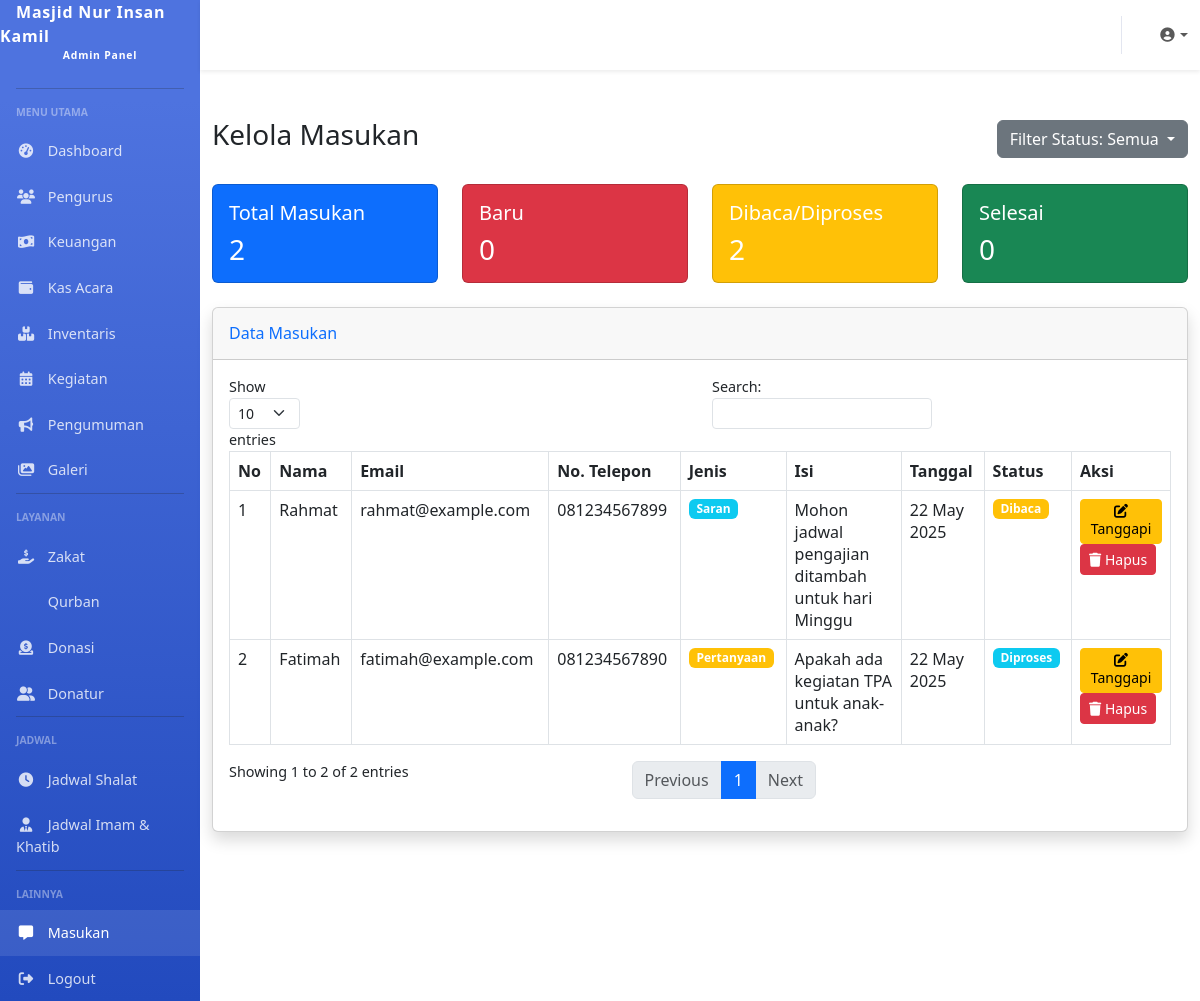
/admin/masukan.php (signed in), run on the app's committed database.
### tables this page shows
CREATE TABLE `settings` (
  `id` int(11) NOT NULL,
  `nama_masjid` varchar(100) NOT NULL DEFAULT 'Masjid Nur Insan Kamil',
  `alamat` text DEFAULT NULL,
  `no_telepon` varchar(20) DEFAULT NULL,
  `email` varchar(100) DEFAULT NULL,
  `logo` varchar(255) DEFAULT NULL,
  `deskripsi` text DEFAULT NULL,
  `rekening_bank` text DEFAULT NULL,
  `qris_image` varchar(255) DEFAULT NULL,
  `visi` text DEFAULT NULL,
  `misi` text DEFAULT NULL,
  `sejarah` text DEFAULT NULL,
  `created_at` timestamp NOT NULL DEFAULT current_timestamp(),
  `updated_at` timestamp NOT NULL DEFAULT current_timestamp() ON UPDATE current_timestamp()
);

CREATE TABLE `masukan` (
  `id` int(11) NOT NULL,
  `nama` varchar(100) NOT NULL,
  `email` varchar(100) DEFAULT NULL,
  `no_telepon` varchar(20) DEFAULT NULL,
  `jenis` enum('kritik','saran','pertanyaan','lainnya') NOT NULL,
  `isi` text NOT NULL,
  `status` enum('baru','dibaca','diproses','selesai') DEFAULT 'baru',
  `tanggapan` text DEFAULT NULL,
  `created_at` timestamp NOT NULL DEFAULT current_timestamp(),
  `updated_at` timestamp NOT NULL DEFAULT current_timestamp() ON UPDATE current_timestamp()
);

### config/database.php (called while the page is built, shortened)
<?php
function getConnection() {
    $conn = new mysqli(DB_HOST, DB_USER, DB_PASS, DB_NAME);
    $conn->set_charset("utf8");
    return $conn;
}
function query($sql) {
    $conn = getConnection();
    $result = $conn->query($sql);
    return $result;
}
function fetchAll($sql) {
    $result = query($sql);
    $data = [];
    while ($row = $result->fetch_assoc()) {
        $data[] = $row;
    }
    return $data;
}
function fetchOne($sql) {
    $result = query($sql);
    $row = $result->fetch_assoc();
    return $row;
}

### includes/functions.php (called while the page is built, shortened)
<?php
require_once dirname(__DIR__) . '/config/database.php';
function formatDate($date, $format = 'd F Y') {
    $timestamp = strtotime($date);
    return date($format, $timestamp);
}
function getSettings() {
    return fetchOne("SELECT * FROM settings WHERE id = 1");
}
function isActiveMenu($menu, $active = 'active') {
    $currentPage = basename($_SERVER['PHP_SELF'], '.php');
    if ($currentPage == $menu) {
        return $active;
    }
    return '';
}

### admin/masukan.php (the view, shortened to what this page needs)
<?php
require_once 'includes/header.php';
$statusFilter = isset($_GET['status']) ? $_GET['status'] : '';
$whereClause = $statusFilter ? "WHERE status = '$statusFilter'" : "";
$dataMasukan = fetchAll("SELECT * FROM masukan $whereClause ORDER BY created_at DESC");
$totalBaru = fetchOne("SELECT COUNT(*) as total FROM masukan WHERE status = 'baru'")['total'] ?? 0;
$totalDibaca = fetchOne("SELECT COUNT(*) as total FROM masukan WHERE status = 'dibaca'")['total'] ?? 0;
$totalDiproses = fetchOne("SELECT COUNT(*) as total FROM masukan WHERE status = 'diproses'")['total'] ?? 0;
$totalSelesai = fetchOne("SELECT COUNT(*) as total FROM masukan WHERE status = 'selesai'")['total'] ?? 0;
$totalMasukan = $totalBaru + $totalDibaca + $totalDiproses + $totalSelesai;
?>
<div class="container-fluid py-4">
    <div class="d-flex justify-content-between align-items-center mb-4">
        <h1 class="h3">Kelola Masukan</h1>
        <div class="btn-group">
            <button type="button" class="btn btn-secondary dropdown-toggle" data-bs-toggle="dropdown" aria-expanded="false">
                Filter Status: <?= $statusFilter ? ucfirst($statusFilter) : 'Semua' ?>
            </button>
        </div>
    </div>
    <div class="row mb-4">
        <div class="col-md-3">
            <div class="card bg-primary text-white">
                <div class="card-body">
                    <h5 class="card-title">Total Masukan</h5>
                    <h3 class="card-text"><?= $totalMasukan ?></h3>
                </div>
            </div>
        </div>
        <div class="col-md-3">
            <div class="card bg-danger text-white">
                <div class="card-body">
                    <h5 class="card-title">Baru</h5>
                    <h3 class="card-text"><?= $totalBaru ?></h3>
                </div>
            </div>
        </div>
        <div class="col-md-3">
            <div class="card bg-warning text-white">
                <div class="card-body">
                    <h5 class="card-title">Dibaca/Diproses</h5>
                    <h3 class="card-text"><?= $totalDibaca + $totalDiproses ?></h3>
                </div>
            </div>
        </div>
        <div class="col-md-3">
            <div class="card bg-success text-white">
                <div class="card-body">
                    <h5 class="card-title">Selesai</h5>
                    <h3 class="card-text"><?= $totalSelesai ?></h3>
                </div>
            </div>
        </div>
    </div>
    <div class="card shadow mb-4">
        <div class="card-header py-3">
            <h6 class="m-0 font-weight-bold text-primary">Data Masukan <?= $statusFilter ? "(" . ucfirst($statusFilter) . ")" : "" ?></h6>
        </div>
        <div class="card-body">
            <div class="table-responsive">
                <table class="table table-bordered datatable" width="100%" cellspacing="0">
                    <thead>
                        <tr>
                            <th>No</th>
                            <th>Nama</th>
                            <th>Email</th>
                            <th>No. Telepon</th>
                            <th>Jenis</th>
                            <th>Isi</th>
                            <th>Tanggal</th>
                            <th>Status</th>
                            <th>Aksi</th>
                        </tr>
                    </thead>
                    <tbody>
                        <?php foreach ($dataMasukan as $index => $masukan): ?>
                            <tr>
                                <td><?= $index + 1 ?></td>
                                <td><?= $masukan['nama'] ?></td>
                                <td><?= $masukan['email'] ?></td>
                                <td><?= $masukan['no_telepon'] ?></td>
                                <td>
                                    <?php if ($masukan['jenis'] == 'kritik'): ?>
                                        <span class="badge bg-danger">Kritik</span>
                                    <?php elseif ($masukan['jenis'] == 'saran'): ?>
                                        <span class="badge bg-info">Saran</span>
                                    <?php elseif ($masukan['jenis'] == 'pertanyaan'): ?>
                                        <span class="badge bg-warning">Pertanyaan</span>
                                    <?php else: ?>
                                        <span class="badge bg-secondary">Lainnya</span>
                                    <?php endif; ?>
                                </td>
                                <td><?= substr($masukan['isi'], 0, 50) . (strlen($masukan['isi']) > 50 ? '...' : '') ?></td>
                                <td><?= formatDate($masukan['created_at']) ?></td>
                                <td>
                                    <?php if ($masukan['status'] == 'baru'): ?>
                                        <span class="badge bg-danger">Baru</span>
                                    <?php elseif ($masukan['status'] == 'dibaca'): ?>
                                        <span class="badge bg-warning">Dibaca</span>
                                    <?php elseif ($masukan['status'] == 'diproses'): ?>
                                        <span class="badge bg-info">Diproses</span>
                                    <?php else: ?>
                                        <span class="badge bg-success">Selesai</span>
                                    <?php endif; ?>
                                </td>
                                <td>
                                    <a href="?action=edit&id=<?= $masukan['id'] ?>" class="btn btn-sm btn-warning">
                                        <i class="fas fa-edit"></i> Tanggapi
                                    </a>
                                    <a href="?action=delete&id=<?= $masukan['id'] ?>" class="btn btn-sm btn-danger" onclick="return confirm('Apakah Anda yakin ingin menghapus data ini?')">
                                        <i class="fas fa-trash"></i> Hapus
                                    </a>
                                </td>
                            </tr>
                        <?php endforeach; ?>
                    </tbody>
                </table>
            </div>
        </div>
    </div>
</div>
<?php
require_once 'includes/footer.php';
?>

### admin/includes/header.php (shortened to what this page needs)
<?php
require_once dirname(dirname(__DIR__)) . '/includes/functions.php';
$settings = getSettings();
?>
<!DOCTYPE html>
<html lang="id">
<head>
    <link href="https://cdn.jsdelivr.net/npm/bootstrap@5.3.0-alpha1/dist/css/bootstrap.min.css" rel="stylesheet">
    <link rel="stylesheet" href="https://cdnjs.cloudflare.com/ajax/libs/font-awesome/6.4.0/css/all.min.css">
</head>
<body>
    <div class="d-flex">
        <div class="sidebar col-lg-2 col-md-3 d-none d-md-block">
            <a class="sidebar-brand text-white" href="<?= ADMIN_URL ?>">
                <?= $settings['nama_masjid'] ?>
                <span>Admin Panel</span>
            </a>
            <hr class="sidebar-divider bg-white">
            <div class="sidebar-heading">Menu Utama</div>
            <ul class="nav flex-column">
                <li class="nav-item">
                    <a class="nav-link <?= isActiveMenu('index') ?>" href="<?= ADMIN_URL ?>">
                        <i class="fas fa-fw fa-tachometer-alt"></i>
                        Dashboard
                    </a>
                </li>
                <li class="nav-item">
                    <a class="nav-link <?= isActiveMenu('pengurus') ?>" href="<?= ADMIN_URL ?>/pengurus.php">
                        <i class="fas fa-fw fa-users"></i>
                        Pengurus
                    </a>
                </li>
                <li class="nav-item">
                    <a class="nav-link <?= isActiveMenu('keuangan') ?>" href="<?= ADMIN_URL ?>/keuangan.php">
                        <i class="fas fa-fw fa-money-bill-wave"></i>
                        Keuangan
                    </a>
                </li>
                <li class="nav-item">
                    <a class="nav-link <?= isActiveMenu('kas_acara') ?>" href="<?= ADMIN_URL ?>/kas_acara.php">
                        <i class="fas fa-fw fa-wallet"></i>
                        Kas Acara
                    </a>
                </li>
                <li class="nav-item">
                    <a class="nav-link <?= isActiveMenu('inventaris') ?>" href="<?= ADMIN_URL ?>/inventaris.php">
                        <i class="fas fa-fw fa-boxes"></i>
                        Inventaris
                    </a>
                </li>
                <li class="nav-item">
                    <a class="nav-link <?= isActiveMenu('kegiatan') ?>" href="<?= ADMIN_URL ?>/kegiatan.php">
                        <i class="fas fa-fw fa-calendar-alt"></i>
                        Kegiatan
                    </a>
                </li>
                <li class="nav-item">
                    <a class="nav-link <?= isActiveMenu('pengumuman') ?>" href="<?= ADMIN_URL ?>/pengumuman.php">
                        <i class="fas fa-fw fa-bullhorn"></i>
                        Pengumuman
                    </a>
                </li>
                <li class="nav-item">
                    <a class="nav-link <?= isActiveMenu('galeri') ?>" href="<?= ADMIN_URL ?>/galeri.php">
                        <i class="fas fa-fw fa-images"></i>
                        Galeri
                    </a>
                </li>
            </ul>
            <hr class="sidebar-divider bg-white">
            <div class="sidebar-heading">Layanan</div>
            <ul class="nav flex-column">
                <li class="nav-item">
                    <a class="nav-link <?= isActiveMenu('zakat') ?>" href="<?= ADMIN_URL ?>/zakat.php">
                        <i class="fas fa-fw fa-hand-holding-usd"></i>
                        Zakat
                    </a>
                </li>
                <li class="nav-item">
                    <a class="nav-link <?= isActiveMenu('qurban') ?>" href="<?= ADMIN_URL ?>/qurban.php">
                        Qurban
                    </a>
                </li>
                <li class="nav-item">
                    <a class="nav-link <?= isActiveMenu('donasi') ?>" href="<?= ADMIN_URL ?>/donasi.php">
                        <i class="fas fa-fw fa-donate"></i>
                        Donasi
                    </a>
                </li>
                <li class="nav-item">
                    <a class="nav-link <?= isActiveMenu('donatur') ?>" href="<?= ADMIN_URL ?>/donatur.php">
                        <i class="fas fa-fw fa-user-friends"></i>
                        Donatur
                    </a>
                </li>
            </ul>
            <hr class="sidebar-divider bg-white">
            <div class="sidebar-heading">Jadwal</div>
            <ul class="nav flex-column">
                <li class="nav-item">
                    <a class="nav-link <?= isActiveMenu('jadwal_shalat') ?>" href="<?= ADMIN_URL ?>/jadwal_shalat.php">
                        <i class="fas fa-fw fa-clock"></i>
                        Jadwal Shalat
                    </a>
                </li>
                <li class="nav-item">
                    <a class="nav-link <?= isActiveMenu('jadwal_imam_khatib') ?>" href="<?= ADMIN_URL ?>/jadwal_imam_khatib.php">
                        <i class="fas fa-fw fa-user-tie"></i>
                        Jadwal Imam & Khatib
                    </a>
                </li>
            </ul>
            <hr class="sidebar-divider bg-white">
            <div class="sidebar-heading">Lainnya</div>
            <ul class="nav flex-column">
                <li class="nav-item">
                    <a class="nav-link <?= isActiveMenu('masukan') ?>" href="<?= ADMIN_URL ?>/masukan.php">
                        <i class="fas fa-fw fa-comment-alt"></i>
                        Masukan
                    </a>
                </li>
                <li class="nav-item">
                    <a class="nav-link" href="<?= ADMIN_URL ?>/logout.php">
                        <i class="fas fa-fw fa-sign-out-alt"></i>
                        Logout
                    </a>
                </li>
            </ul>
        </div>
        <div class="content col-lg-10 col-md-9 col-12">
            <nav class="navbar navbar-expand navbar-light bg-white topbar mb-4 shadow-sm">
                <ul class="navbar-nav ms-auto">
                    <li class="nav-item dropdown no-arrow">
                        <a class="nav-link dropdown-toggle" href="#" id="userDropdown" role="button" data-bs-toggle="dropdown" aria-haspopup="true" aria-expanded="false">
                            <i class="fas fa-user-circle fa-fw"></i>
                        </a>
                    </li>
                </ul>
            </nav>

### admin/includes/header.php (style rules this page uses)
body { font-size: 0.9rem; }
.sidebar { min-height: 100vh; background-color: #4e73df; background-image: linear-gradient(180deg, #4e73df 10%, #224abe 100%); background-size: cover; }
.sidebar-brand { height: 4.375rem; text-decoration: none; font-size: 1rem; font-weight: 800; padding: 1.5rem 1rem; text-align: center; letter-spacing: 0.05rem; z-index: 1; }
.sidebar-brand span { font-size: 0.65rem; display: block; }
.sidebar-divider { margin: 0 1rem 1rem; }
.sidebar .nav-item { position: relative; }
.sidebar .nav-item .nav-link { display: block; width: 100%; text-align: left; padding: 0.75rem 1rem; color: rgba(255, 255, 255, 0.8); }
.sidebar .nav-item .nav-link:hover, .sidebar .nav-item .nav-link.active { color: #fff; background-color: rgba(255, 255, 255, 0.1); }
.sidebar .nav-item .nav-link i { margin-right: 0.5rem; width: 1.25rem; text-align: center; }
.sidebar-heading { padding: 0 1rem; font-weight: 800; font-size: 0.65rem; color: rgba(255, 255, 255, 0.4); text-transform: uppercase; margin-bottom: 0.5rem; }
.content { flex: 1 0 auto; }
.topbar { height: 4.375rem; }
.topbar .nav-item .nav-link { height: 4.375rem; display: flex; align-items: center; padding: 0 0.75rem; }

### data on the page
settings: nama_masjid "Masjid Nur Insan Kamil"
masukan: nama "Rahmat", email "rahmat@example.com", no_telepon "081234567899", jenis "Saran", isi "Mohon jadwal pengajian ditambah untuk hari Minggu", created_at "22 May 2025", status "Dibaca"
masukan: nama "Fatimah", email "fatimah@example.com", no_telepon "081234567890", jenis "Pertanyaan", isi "Apakah ada kegiatan TPA untuk anak-anak?", created_at "22 May 2025", status "Diproses"

### other printed values
$totalMasukan "2"
$totalBaru "0"
$totalDibaca + $totalDiproses "2"
$totalSelesai "0"
